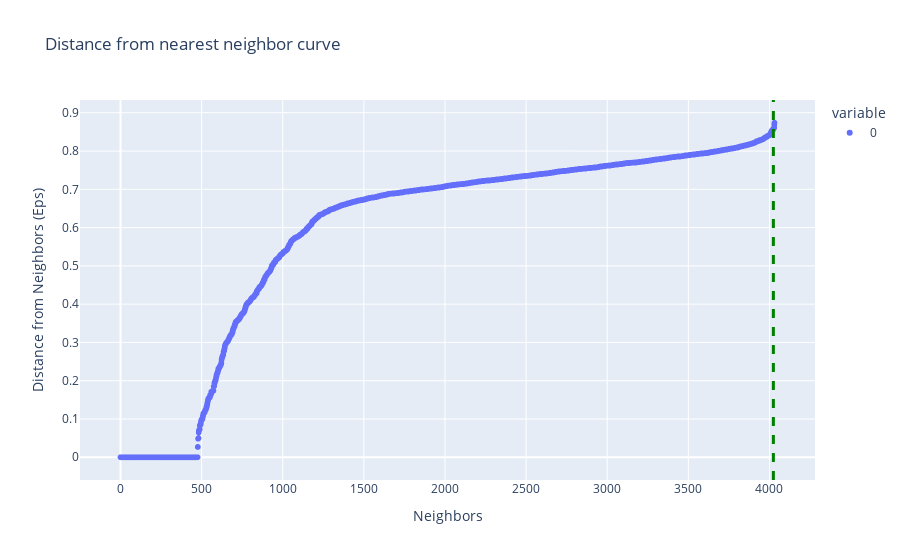

The code cell stored with this chart in its notebook:
### Code cell
RawEps = findOptimalEps(StockData['Encoded'].tolist())

### Figure 1 — Plotly figure (JSON) as saved in the notebook; plotly's stock layout.template omitted (floating-point values rounded to 4 significant figures; data arrays with more than 128 entries replaced by an {"elided": "..."} marker saying what was removed)
{"data": [{"hovertemplate": "variable=0<br>index=%{x}<br>value=%{y}<extra></extra>", "legendgroup": "0", "marker": {"color": "#636efa", "symbol": "circle"}, "mode": "markers", "name": "0", "showlegend": true, "type": "scattergl", "x": {"elided": "4032 int values"}, "xaxis": "x", "y": {"elided": "4032 float values"}, "yaxis": "y"}], "layout": {"legend": {"title": {"text": "variable"}, "tracegroupgap": 0}, "shapes": [{"line": {"color": "green", "dash": "dash", "width": 3}, "type": "line", "x0": 4024, "x1": 4024, "xref": "x", "y0": 0, "y1": 1, "yref": "y domain"}], "title": {"text": "Distance from nearest neighbor curve"}, "xaxis": {"anchor": "y", "domain": [0, 1], "title": {"text": "Neighbors"}}, "yaxis": {"anchor": "x", "domain": [0, 1], "title": {"text": "Distance from Neighbors (Eps)"}}}}
